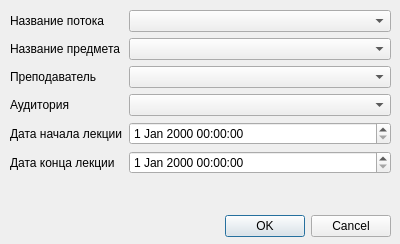
<?xml version="1.0" encoding="UTF-8"?>
<ui version="4.0">
 <class>DialogLecture</class>
 <widget class="QDialog" name="DialogLecture">
  <property name="geometry">
   <rect>
    <x>0</x>
    <y>0</y>
    <width>400</width>
    <height>244</height>
   </rect>
  </property>
  <property name="windowTitle">
   <string>Dialog</string>
  </property>
  <widget class="QDialogButtonBox" name="buttonBox">
   <property name="geometry">
    <rect>
     <x>220</x>
     <y>210</y>
     <width>171</width>
     <height>32</height>
    </rect>
   </property>
   <property name="orientation">
    <enum>Qt::Orientation::Horizontal</enum>
   </property>
   <property name="standardButtons">
    <set>QDialogButtonBox::StandardButton::Cancel|QDialogButtonBox::StandardButton::Ok</set>
   </property>
  </widget>
  <widget class="QWidget" name="formLayoutWidget">
   <property name="geometry">
    <rect>
     <x>10</x>
     <y>10</y>
     <width>381</width>
     <height>191</height>
    </rect>
   </property>
   <layout class="QFormLayout" name="formLayout">
    <item row="0" column="0">
     <widget class="QLabel" name="label_stream_name">
      <property name="text">
       <string>Название потока</string>
      </property>
     </widget>
    </item>
    <item row="4" column="0">
     <widget class="QLabel" name="label_date_start">
      <property name="text">
       <string>Дата начала лекции</string>
      </property>
     </widget>
    </item>
    <item row="5" column="0">
     <widget class="QLabel" name="label_date_end">
      <property name="text">
       <string>Дата конца лекции</string>
      </property>
     </widget>
    </item>
    <item row="1" column="0">
     <widget class="QLabel" name="label_discipline_name">
      <property name="text">
       <string>Название предмета</string>
      </property>
     </widget>
    </item>
    <item row="2" column="0">
     <widget class="QLabel" name="label_teacher">
      <property name="text">
       <string>Преподаватель</string>
      </property>
     </widget>
    </item>
    <item row="3" column="0">
     <widget class="QLabel" name="label_auditorium">
      <property name="text">
       <string>Аудитория</string>
      </property>
     </widget>
    </item>
    <item row="0" column="1">
     <widget class="QComboBox" name="combo_box_stream_name"/>
    </item>
    <item row="1" column="1">
     <widget class="QComboBox" name="combo_box_discipline_name"/>
    </item>
    <item row="2" column="1">
     <widget class="QComboBox" name="combo_box_teacher"/>
    </item>
    <item row="3" column="1">
     <widget class="QComboBox" name="combo_box_auditorium"/>
    </item>
    <item row="4" column="1">
     <widget class="QDateTimeEdit" name="date_time_edit_start_lecture"/>
    </item>
    <item row="5" column="1">
     <widget class="QDateTimeEdit" name="date_time_edit_end_lecture"/>
    </item>
   </layout>
  </widget>
 </widget>
 <resources/>
 <connections>
  <connection>
   <sender>buttonBox</sender>
   <signal>accepted()</signal>
   <receiver>DialogLecture</receiver>
   <slot>accept()</slot>
   <hints>
    <hint type="sourcelabel">
     <x>248</x>
     <y>254</y>
    </hint>
    <hint type="destinationlabel">
     <x>157</x>
     <y>274</y>
    </hint>
   </hints>
  </connection>
  <connection>
   <sender>buttonBox</sender>
   <signal>rejected()</signal>
   <receiver>DialogLecture</receiver>
   <slot>reject()</slot>
   <hints>
    <hint type="sourcelabel">
     <x>316</x>
     <y>260</y>
    </hint>
    <hint type="destinationlabel">
     <x>286</x>
     <y>274</y>
    </hint>
   </hints>
  </connection>
 </connections>
</ui>
